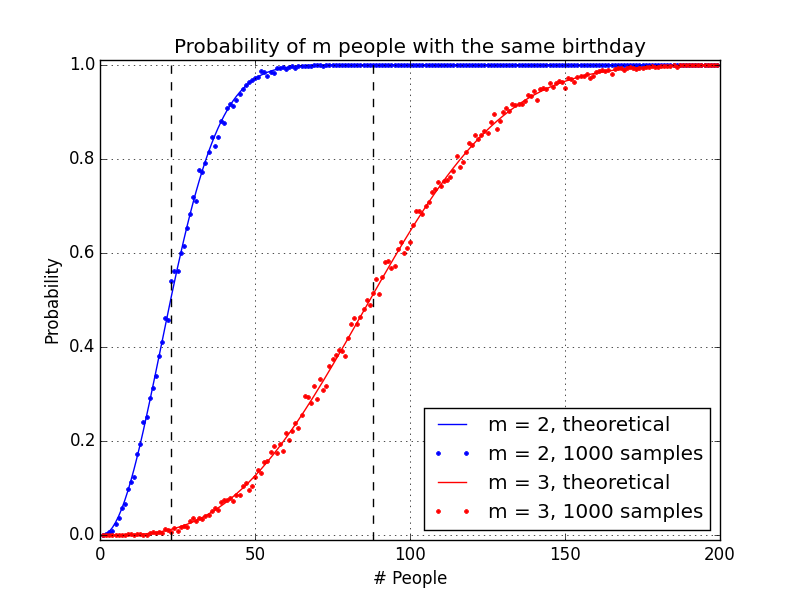

This figure's Python source:
'''
============================================================
What's the probability that m people will have the same
birthday among a group of n people? (For m = 2, 3). 

Created on Oct 25, 2015
@author: Oren Livne <[email redacted]>
============================================================
'''
import numpy as np, matplotlib.pyplot as P, itertools as it
from collections import Counter

NUM_SOLAR_DAYS = 365  # Ignoring February 29

def no_pair_probability(n, k):
    '''Returns the probability that no two people have the same birthday among
    a group of n people. k is the number of days in a year (i.e., number of
    birthday possibilities).'''
    # Calculating the log of the probability first to retain numerical accuracy.
    return np.exp(sum(np.log(k - i) for i in xrange(n)) - n * np.log(k))

def pair_probability(n, k):
    '''Returns the probability that there exist 2 people with the same birthday
    among a group of n people. k is the number of days in a year (i.e., number of
    birthday possibilities).'''
    return 1 - no_pair_probability(n, k)

def num_configs_with_i_pairs(n, k, i):
    '''Returns the number of configurations of n birthdays with k equal pairs and
    n - 2*k singletons.''' 
    # Calculating the log of the probability first to retain numerical accuracy.
    return np.exp(sum(np.log(n - j) for j in xrange(2 * i)) 
                  - sum(np.log(j) for j in xrange(2, i + 1))
                  - i * np.log(2 * k))

def triplet_probability(n, k):
    '''Returns the probability that there exist 3 people with the same birthday
    among a group of n people. k is the number of days in a year (i.e., number of
    birthday possibilities).'''
    return 1 - sum(num_configs_with_i_pairs(n, k, i) * no_pair_probability(n - i, k) for i in xrange(n / 2 + 1))  
      
def multi_birthday_probability(n, m, k):
    '''Returns the probability that there exist m people with
    the same birthday among a group of n people. k is the number of days in a year
    (i.e., number of birthday possibilities).'''
    if m == 2: return pair_probability(n, k)
    if m == 3: return triplet_probability(n, k)
    raise ValueError('Unsupported m = %d' % (m,))
      
def multi_birthday_probability_of_sample(n, m, k):
    birthdays = np.random.random_integers(0, k - 1, size=(n,))
    return max(Counter(birthdays).itervalues()) >= m
    
def multi_birthday_probability_experimental(n, m, k, sample_size=100):
    '''Returns the approximate probability that there exist m people with
    the same birthday among a group of n people. k is the number of days in a year
    (i.e., number of birthday possibilities) using random sampling.'''
    return float(sum(multi_birthday_probability_of_sample(n, m, k) for _ in xrange(sample_size))) / sample_size

def plot_probability(k, sample_size=1000):
    N = np.arange(1, 200)
    p_pair = [multi_birthday_probability(n, 2, k) for n in N]
    p_pair_experimental = [multi_birthday_probability_experimental(n, 2, k, sample_size=sample_size) for n in N]
    p_triple = [multi_birthday_probability(n, 3, k) for n in N]
    p_triple_experimental = [multi_birthday_probability_experimental(n, 3, k, sample_size=sample_size) for n in N]
    # Find the smallest n such that p >= 0.5. Assuming p is monotonically increasing with N.
    N_half_pair = it.dropwhile(lambda (n, p): p < 0.5, zip(N, p_pair)).next()[0]
    N_triple_pair = it.dropwhile(lambda (n, p): p < 0.5, zip(N, p_triple)).next()[0]
    
    P.plot(N, p_pair, 'b-', N, p_pair_experimental, 'b--',
           N, p_triple, 'r-', N, p_triple_experimental, 'r--')
    P.legend(['m = 2, theoretical', 'm = 2, %d samples' % (sample_size,),
              'm = 3, theoretical', 'm = 3, %d samples' % (sample_size,)],
             loc='lower right')
    P.grid(True)
    P.xlabel('# People')
    P.ylabel('Probability')
    P.title('Probability of m people with the same birthday')
    y_limits = (-0.01, 1.01)
    P.plot([N_half_pair, N_half_pair], y_limits, 'k--')
    P.plot([N_triple_pair, N_triple_pair], y_limits, 'k--')
    P.ylim(y_limits)
    P.show()
    
def compare_probabilities(n, m, sample_size=2 ** 16):
    print 'Theoretical', n, m, 100. * multi_birthday_probability(n, m, NUM_SOLAR_DAYS), '%'
    print 'Experimental(sample size %d)' % (sample_size,), 100. * multi_birthday_probability_experimental(n, m, NUM_SOLAR_DAYS, sample_size=sample_size), '%'

if __name__ == '__main__':
    compare_probabilities(20, 3)  # Oberlab / Caliskan+Chong+Igartua 
    plot_probability(NUM_SOLAR_DAYS)
    P.savefig('multi_birthday.png')
